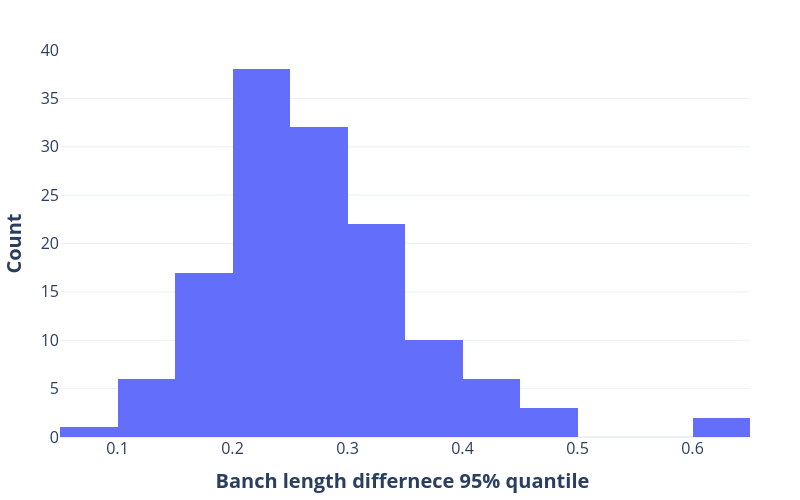

Notebook cell for this chart:
### Code cell
branch_length_quantile = {
    gene: quantile_calculation(branch_length_diff_range_dict[gene], 0.95)
    for gene in branch_length_diff_range_dict
}


fig1 = px.histogram(branch_length_quantile.values())
# Update layout for presentation
fig1.update_layout(
    template="plotly_white",
    margin=dict(l=50, r=50, t=50, b=50),  # Adjust margins for a balanced look
    autosize=True,
    yaxis_title="<b>Count</b>",  # Explicit y-axis title
    xaxis_title="<b>Banch length differnece 95% quantile </b>",  # Explicit x-axis title
    yaxis_title_font=dict(size=20),  # Adjust y-axis font size
    xaxis_title_font=dict(size=20),  # Adjust x-axis font size
    font=dict(size=16),  # General font size for labels and titles
    width=800,  # Set figure width (optional for better control)
    height=500,  # Set figure height (optional for better control)
    showlegend=False,  # Remove the legend
)

### Figure 1 — Plotly figure (JSON) as saved in the notebook; plotly's stock layout.template omitted (floating-point values rounded to 4 significant figures; data arrays with more than 128 entries replaced by an {"elided": "..."} marker saying what was removed)
{"data": [{"bingroup": "x", "hovertemplate": "variable=0<br>value=%{x}<br>count=%{y}<extra></extra>", "legendgroup": "0", "marker": {"color": "#636efa", "pattern": {"shape": ""}}, "name": "0", "orientation": "v", "showlegend": true, "type": "histogram", "x": {"elided": "137 float values"}, "xaxis": "x", "yaxis": "y"}], "layout": {"autosize": true, "barmode": "relative", "font": {"size": 16}, "height": 500, "legend": {"title": {"text": "variable"}, "tracegroupgap": 0}, "margin": {"b": 50, "l": 50, "r": 50, "t": 50}, "showlegend": false, "width": 800, "xaxis": {"anchor": "y", "domain": [0, 1], "title": {"font": {"size": 20}, "text": "<b>Banch length differnece 95% quantile </b>"}}, "yaxis": {"anchor": "x", "domain": [0, 1], "title": {"font": {"size": 20}, "text": "<b>Count</b>"}}}}
